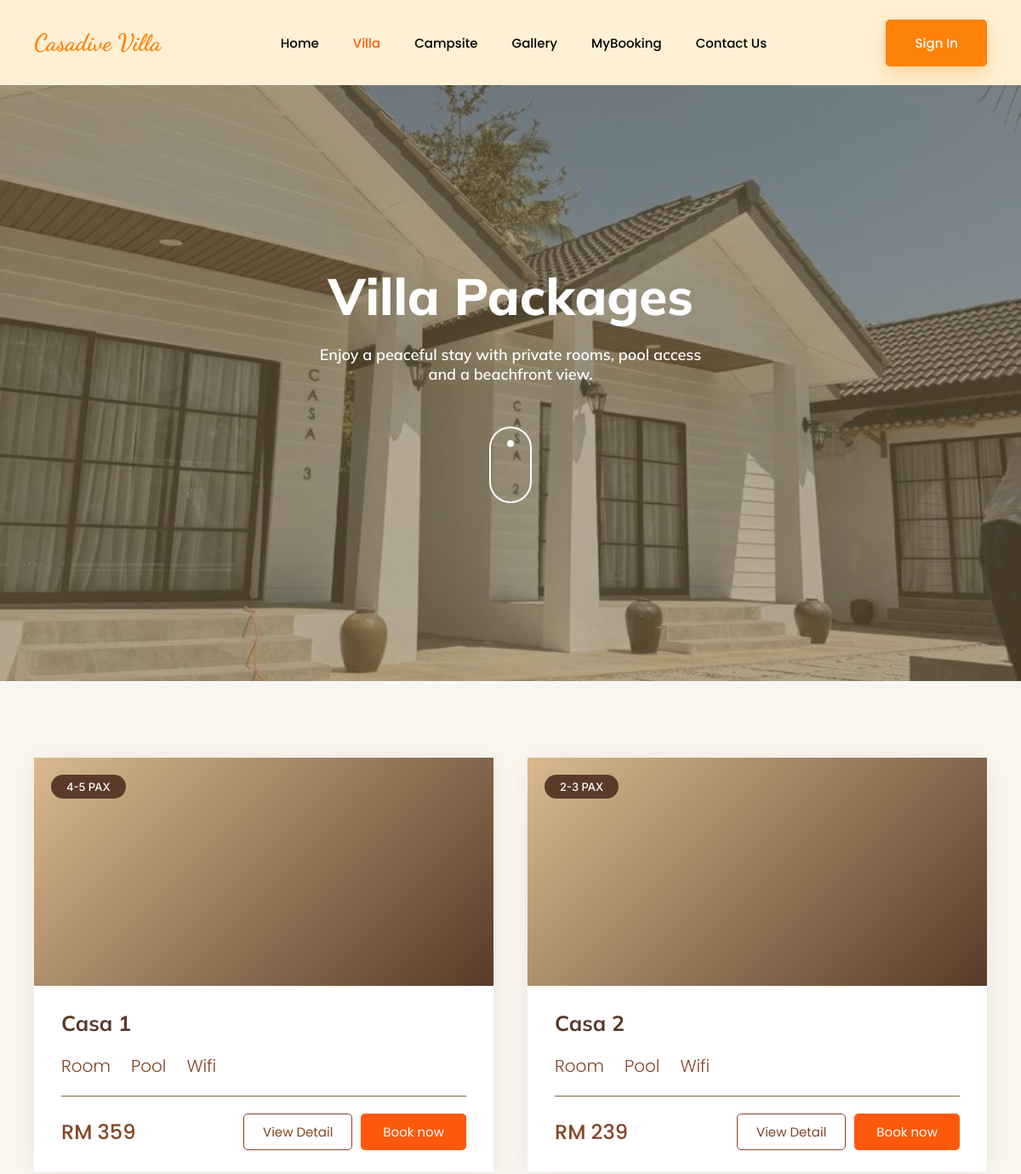
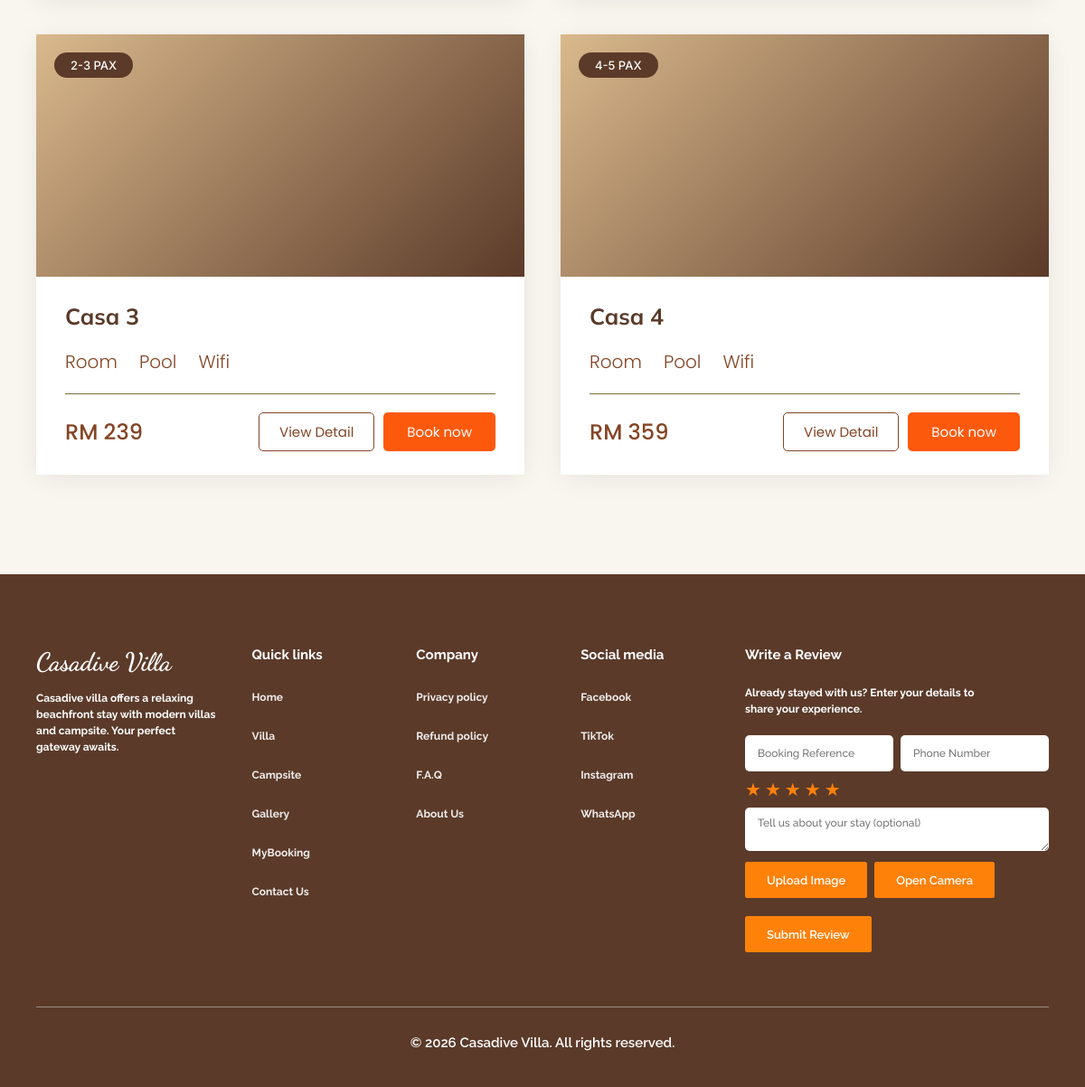
The page /customer/villa.php on the database its author committed (2 pictures, top to bottom).
### tables this page shows
CREATE TABLE `accommodation` (
  accommodation_id   INT UNSIGNED AUTO_INCREMENT PRIMARY KEY,
  accommodation_name VARCHAR(100) NOT NULL,
  accommodation_type ENUM('Villa','Campsite') NOT NULL,
  price              DECIMAL(10,2) NOT NULL COMMENT 'weekday / base rate per night, used for all booking calculations',
  price_weekend      DECIMAL(10,2) NULL COMMENT 'display only — not applied to booking totals yet',
  price_holiday      DECIMAL(10,2) NULL COMMENT 'display only — not applied to booking totals yet',
  capacity           INT UNSIGNED NOT NULL,
  pax_label          VARCHAR(30) NULL COMMENT 'display string e.g. "4-5 PAX", falls back to "Max N guests"',
  features           TEXT NULL COMMENT 'one feature per line, e.g. "Wifi\nAircond\nSea View"',
  description        TEXT,
  status             ENUM('available','unavailable','maintenance') NOT NULL DEFAULT 'available',
  image              VARCHAR(255),
  door_code          VARCHAR(20) COMMENT 'lock box / door code shown to the guest in the check-in reminder'
);

### customer/villa.php (called while the page is built, shortened)
<?php
require_once __DIR__ . '/../includes/db.php';
$villas = $pdo->query(
    "SELECT * FROM accommodation WHERE accommodation_type = 'Villa' AND status = 'available' ORDER BY accommodation_id"
)->fetchAll();
require __DIR__ . '/views/villa.view.php';

### customer/views/villa.view.php (the view, shortened to what this page needs)
<?php include __DIR__ . '/../../includes/header.php'; ?>
  <section class="hero" id="top" style="background-image:linear-gradient(rgba(124,106,70,.55), rgba(124,106,70,.55)), url('../assets/images/casa2-casa3-day.jpg');background-size:cover;background-position:center;">
    <h1>Villa Packages</h1>
    <p>Enjoy a peaceful stay with private rooms, pool access and a beachfront view.</p>
    <a href="#packages" class="scroll-down" aria-label="Scroll down"><span></span></a>
  </section>
  <section class="packages" id="packages">
    <div class="container package-grid">
      <?php foreach ($villas as $villa):
        $searchText = strtolower(($villa['features'] ?? '') . ' ' . ($villa['description'] ?? ''));
        $hasPool = strpos($searchText, 'pool') !== false;
        $hasWifi = strpos($searchText, 'wifi') !== false;
        $roomLabel = ($hasPool || $hasWifi) ? 'Room' : 'Room Only';
        $paxLabel = $villa['pax_label'] ?: ('Max ' . (int) $villa['capacity'] . ' guests');
        $mediaStyle = $villa['image'] ? ' style="background-image:url(\'' . htmlspecialchars($villa['image']) . '\');background-size:cover;background-position:center;"' : '';
      ?>
      <article class="package-card">
        <div class="package-media"<?= $mediaStyle ?>>
          <div class="package-badges">
            <span class="badge"><?= htmlspecialchars(strtoupper($paxLabel)) ?></span>
          </div>
        </div>
        <div class="package-body">
          <h3 class="package-name"><?= htmlspecialchars($villa['accommodation_name']) ?></h3>
          <div class="package-features">
            <div class="feature"><?= $icons['room'] ?><span><?= $roomLabel ?></span></div>
            <?php if ($hasPool): ?>
              <div class="feature"><?= $icons['pool'] ?><span>Pool</span></div>
            <?php endif; ?>
            <?php if ($hasWifi): ?>
              <div class="feature"><?= $icons['wifi'] ?><span>Wifi</span></div>
            <?php endif; ?>
          </div>
          <hr class="package-divider">
          <div class="package-footer">
            <span class="package-price">RM <?= number_format((float) $villa['price'], 0) ?></span>
            <div class="package-actions">
              <a href="detail.php?id=<?= (int) $villa['accommodation_id'] ?>" class="btn view-detail">View Detail</a>
              <a href="bookingform.php?accommodation=<?= urlencode($villa['accommodation_name']) ?>" class="btn book-now">Book now</a>
            </div>
          </div>
        </div>
      </article>
      <?php endforeach; ?>
    </div>
  </section>
<?php include __DIR__ . '/../../includes/footer.php'; ?>

### customer/style/villa.css (style rules this page uses)
:root { --cream: #F9F5EF; --sand-light: #FFF0D3; --brown: #5B3A29; --brown-soft: #7C6A46; --brown-price: #844525; --orange: #FE810A; --orange-deep: #FD590C; --text: #000000; }
* { box-sizing: border-box; margin:0; padding:0; }
html { scroll-behavior: smooth; }
body { background: var(--cream); color: var(--text); font-family: 'Poppins', sans-serif; overflow-x: hidden; }
a { color:inherit; text-decoration:none; }
.container { max-width: 1400px; margin: 0 auto; padding: 0 40px; }
.btn { display:inline-flex; align-items:center; justify-content:center; font-weight:500; border-radius:5px; transition: transform .15s ease, box-shadow .15s ease; }
.hero { position:relative; min-height: 700px; background: linear-gradient(rgba(124,106,70,.55), rgba(124,106,70,.55)), linear-gradient(135deg, #d9b98c 0%, #8a6a4b 55%, #5b3a29 100%); background-size: cover; background-position: center; display:flex; flex-direction:column; align-items:center; justify-content:center; text-align:center; color:#fff; padding: 60px 20px; }
.hero h1 { font-family:'Mulish', sans-serif; font-weight:800; font-size: clamp(38px, 5.5vw, 60px); line-height: 1.25; margin-bottom: 20px; }
.hero p { font-family:'Mulish', sans-serif; font-weight:600; font-size: 18px; max-width: 480px; }
.scroll-down { margin-top: 50px; width: 50px; height: 90px; border: 2px solid #fff; border-radius: 50px; display:flex; justify-content:center; padding-top: 14px; }
.scroll-down span { width: 8px; height: 8px; background:#fff; border-radius:50%; animation: scrollDot 1.6s infinite ease-in-out; }
.packages { padding: 90px 0 110px; }
.package-grid { display:grid; grid-template-columns: 1fr 1fr; gap: 40px; }
.package-card { background:#fff; box-shadow: 0px 4px 30px -5px rgba(0,0,0,0.1); display:flex; flex-direction:column; transition: transform .2s ease, box-shadow .2s ease; }
.package-media { position:relative; aspect-ratio: 542/269; background: linear-gradient(135deg,#d9b98c,#5b3a29); }
.package-badges { position:absolute; top: 20px; left: 20px; display:flex; flex-direction:column; gap: 6px; }
.badge { background: var(--brown); color: #FAFAFA; border-radius: 50px; padding: 6px 18px; font-size: 13px; font-weight: 500; font-family:'Inter', sans-serif; display:inline-flex; align-items:center; justify-content:center; white-space:nowrap; }
.package-body { padding: 28px 32px 26px; display:flex; flex-direction:column; gap: 14px; }
.package-name { font-family:'Mulish', sans-serif; font-weight:700; font-size: 25px; color: var(--brown); }
.package-features { display:flex; flex-wrap:wrap; align-items:center; gap: 24px; padding: 6px 0 2px; }
.feature { display:flex; align-items:center; gap: 8px; }
.feature span { font-family:'Poppins', sans-serif; font-weight:300; font-size: 20px; color: var(--brown-price); }
.package-divider { border:none; border-top: 1px solid var(--brown-soft); margin: 4px 0 6px; }
.package-footer { display:flex; align-items:center; justify-content:space-between; }
.package-price { font-family:'Poppins', sans-serif; font-weight:500; font-size: 24px; color: var(--brown-price); }
.package-actions { display:flex; align-items:center; gap: 10px; flex-wrap: wrap; }
.book-now { background: var(--orange-deep); color:#fff; padding: 10px 26px; font-family:'Poppins', sans-serif; font-weight:400; font-size: 15px; display:inline-flex; align-items:center; justify-content:center; }
.view-detail { background:transparent; color: var(--brown-price); border: 1px solid var(--brown-price); padding: 9px 22px; font-family:'Poppins', sans-serif; font-weight:400; font-size: 15px; display:inline-flex; align-items:center; justify-content:center; }

### rows shown on the page
accommodation: pax_label "4-5 PAX", accommodation_name "Casa 1", roomLabel "Room", price "359"
accommodation: pax_label "2-3 PAX", accommodation_name "Casa 2", roomLabel "Room", price "239"
accommodation: pax_label "2-3 PAX", accommodation_name "Casa 3", roomLabel "Room", price "239"
accommodation: pax_label "4-5 PAX", accommodation_name "Casa 4", roomLabel "Room", price "359"
